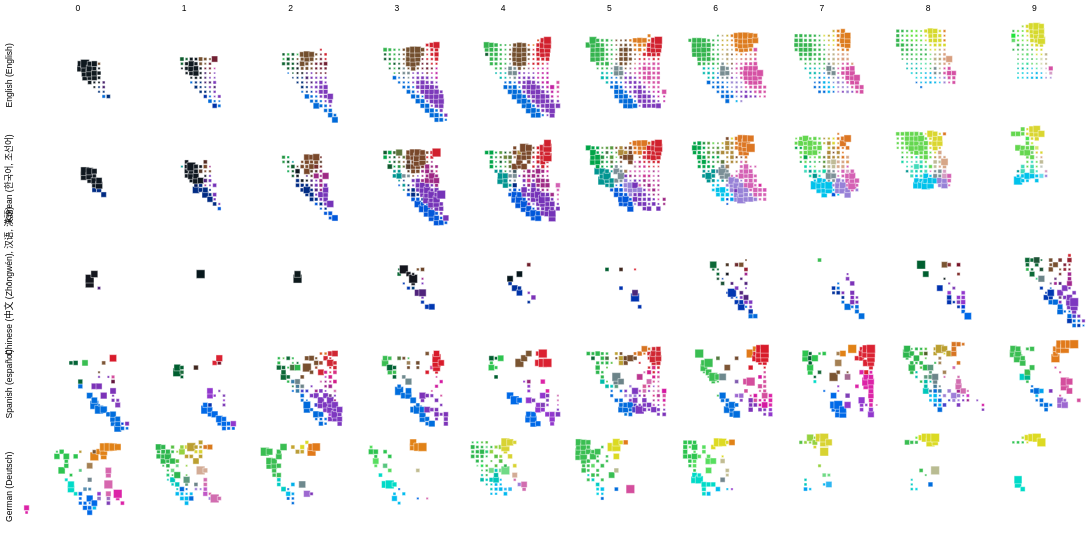

This figure's Vega-Lite source:
### Vega-Lite specification from a JSON file in a GitHub repository (floating-point values rounded to 4 significant figures; data arrays with more than 128 entries replaced by an {"elided": "..."} marker saying what was removed)
{"$schema": "https://vega.github.io/schema/vega-lite/v3.json", "transform": [{"calculate": "datum.binA + -8", "as": "binA2"}, {"calculate": "datum.binB + -12", "as": "binB2"}, {"calculate": "datum.saliency + 4.954461223263927", "as": "sal"}, {"calculate": "datum.majorTerm +'-' + datum.lang", "as": "majorTermLang"}, {"filter": {"field": "lang", "oneOf": ["English (English)", "Korean (한국어, 조선어)", "Chinese (中文 (Zhōngwén), 汉语, 漢語)", "Spanish (español)", "German (Deutsch)"]}}], "config": {"view": {"stroke": null}, "background": "#fff"}, "facet": {"row": {"field": "lang", "type": "ordinal", "header": {"title": null}, "sort": ["English (English)", "Korean (한국어, 조선어)"]}, "column": {"field": "binL", "type": "ordinal", "header": {"title": null}}}, "spacing": {"row": -20, "column": -20}, "spec": {"layer": [{"height": 120, "width": 120, "mark": {"type": "square", "strokeWidth": "0.5", "stroke": "white"}, "encoding": {"x": {"field": "binA2", "type": "ordinal", "scale": {"domain": [-12, -11, -10, -9, -8, -7, -6, -5, -4, -3, -2, -1, 0, 1, 2, 3, 4, 5, 6, 7, 8, 9]}, "axis": null}, "y": {"field": "binB2", "type": "ordinal", "scale": {"domain": [9, 8, 7, 6, 5, 4, 3, 2, 1, 0, -1, -2, -3, -4, -5, -6, -7, -8, -9, -10, -11, -12]}, "axis": null}, "detail": {"field": "majorTerm", "type": "nominal"}, "size": {"field": "maxpTC", "type": "quantitative", "scale": {"range": [4, 100], "type": "pow", "exponent": 2.5, "zero": false}, "legend": null}, "opacity": {"condition": {"selection": "bins", "value": 1}, "value": 0}, "color": {"field": "majorTermLang", "type": "nominal", "scale": {"domain": {"elided": "386 str values"}, "range": {"elided": "386 str values"}}, "legend": null}}}, {"height": 120, "width": 120, "selection": {"bins": {"type": "single", "fields": ["majorTerm"], "on": "mouseover"}}, "mark": "square", "encoding": {"x": {"field": "binA2", "type": "ordinal", "scale": {"domain": [-12, -11, -10, -9, -8, -7, -6, -5, -4, -3, -2, -1, 0, 1, 2, 3, 4, 5, 6, 7, 8, 9]}, "axis": null}, "y": {"field": "binB2", "type": "ordinal", "scale": {"domain": [9, 8, 7, 6, 5, 4, 3, 2, 1, 0, -1, -2, -3, -4, -5, -6, -7, -8, -9, -10, -11, -12]}, "axis": null}, "opacity": {"value": 0}, "size": {"value": 81}, "tooltip": [{"field": "majorTerm", "type": "nominal", "title": "Max Prob. Term"}, {"field": "lab", "type": "nominal", "title": "Lab (L,a,b)"}]}}], "resolve": {"scale": {"color": "independent"}}}, "data": {"values": {"elided": "4499 records"}}}
